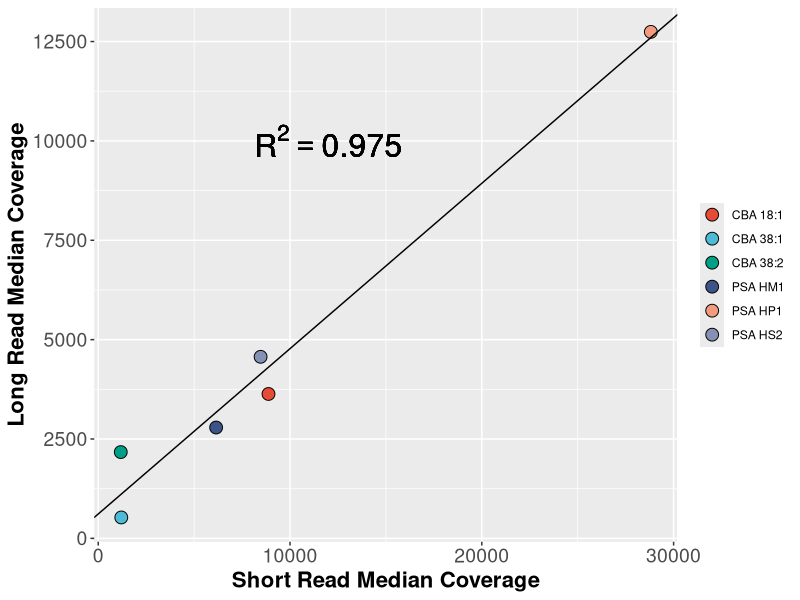

Here is the R script that generated this plot:
## ---- chunk 1
library(tidyverse)
library(ggsci)
library(cowplot)
tmp<-read_tsv('mock.community.coverage.tsv')
mdl<-lm(tmp$long_read_median_coverage~tmp$short_read_median_coverage)
ggplot(tmp, aes(x=short_read_median_coverage,
                y=long_read_median_coverage,
                fill=names)) +
  geom_point(pch=21, size=4) +
  labs(x='Short Read Median Coverage',
       y='Long Read Median Coverage') +
  scale_fill_npg() +
  geom_abline(intercept=mdl$coefficients[1], slope=mdl$coefficients[2]) +
  geom_text(x=12000, y=10000, size=8,
            label=paste('R^2 == ',
                        format(summary(mdl)$r.squared, digits=3), sep=''), parse = TRUE) +
  theme(legend.title = element_blank(),
        axis.title = element_text(size=16, face='bold'),
        axis.text = element_text(size=14))

